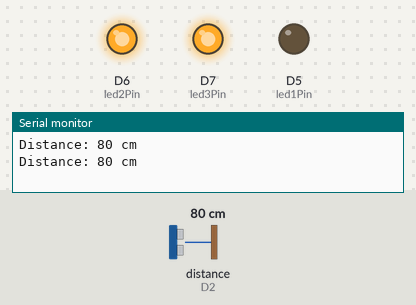
A sketch run on a simulated ESP8266 (NodeMCU). Shown: output pins drawn as LEDs (lit = HIGH), the last lines printed to the serial monitor. Wiring (inferred from the names in the program): ultrasonic range finder: trigger D1; echo D2. Dashed ring = blinking. Inputs (shaded band) come from the test bench; at power-on: distance to the obstacle (sensor on D2) 80 cm. The echo pulse lasts 58.3 µs per cm; pins used as bus, display or sensor lines are not drawn.

Above: at 1.8 s.
1.9 s: distance to the obstacle (sensor on D2) set to 65 cm
3.4 s: distance to the obstacle (sensor on D2) set to 56 cm
At 5.2 s:
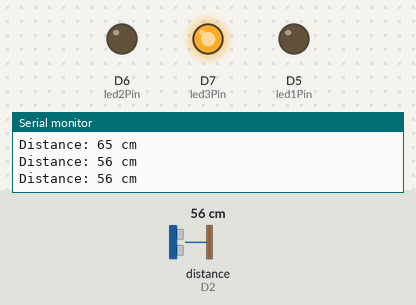
5.5 s: distance to the obstacle (sensor on D2) set to 31 cm
7.2 s: distance to the obstacle (sensor on D2) set to 26 cm
At 8.7 s:
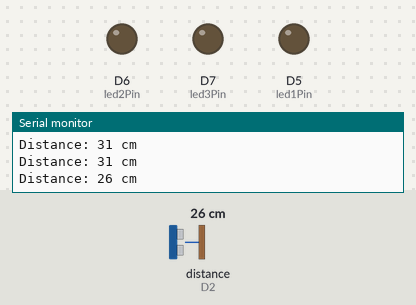
9.5 s: distance to the obstacle (sensor on D2) set to 13 cm
11.3 s: distance to the obstacle (sensor on D2) set to 10 cm
At 13.0 s:
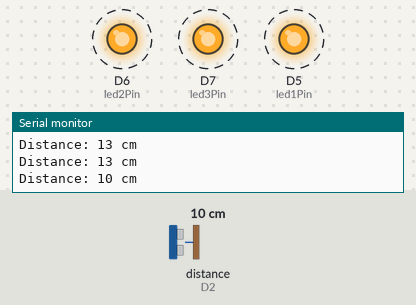
Timing chart, 0 to 16.4 s (numbered marks = the images above; inputs shaded):
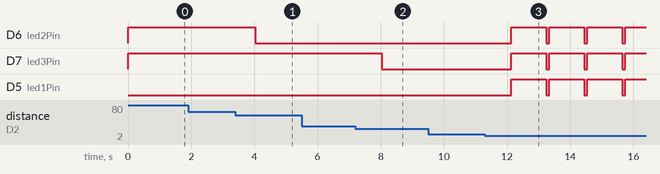

Measured:
- the behaviour switches between 60 and 59 cm on distance to the obstacle (sensor on D2) (found by bisection; images 0 and 1)
- the behaviour switches between 30 and 29 cm on distance to the obstacle (sensor on D2) (found by bisection; images 1 and 2)
- the behaviour switches between 12 and 11 cm on distance to the obstacle (sensor on D2) (found by bisection; images 2 and 3)
- after the input at 3.4 s, D6 (led2Pin): HIGH → LOW after 0.62 s
- after the input at 7.2 s, D7 (led3Pin): HIGH → LOW after 0.83 s
- after the input at 11.3 s, D6 (led2Pin), D7 (led3Pin), D5 (led1Pin): alternates HIGH for 1.1 s and LOW for 0.10 s, starting after 0.84 s

The sketch:

09092024_SENSOR_PARKIR2.ino
```cpp
// Definisikan pin untuk LED dan sensor ultrasonik
const int trigPin = D1;
const int echoPin = D2;
const int led1Pin = D5;
const int led2Pin = D6;
const int led3Pin = D7;

// Konstanta untuk jarak
const long interval = 1000; // Interval untuk mengukur jarak dalam milidetik
long duration;
int distance;

void setup() {
  // Mulai komunikasi serial
  Serial.begin(115200);

  // Set pin mode
  pinMode(trigPin, OUTPUT);
  pinMode(echoPin, INPUT);
  pinMode(led1Pin, OUTPUT);
  pinMode(led2Pin, OUTPUT);
  pinMode(led3Pin, OUTPUT);
}

void loop() {
  // Menghitung jarak menggunakan sensor ultrasonik
  digitalWrite(trigPin, LOW);
  delayMicroseconds(2);
  digitalWrite(trigPin, HIGH);
  delayMicroseconds(10);
  digitalWrite(trigPin, LOW);

  duration = pulseIn(echoPin, HIGH);
  distance = (duration / 2) / 29.1; // Menghitung jarak dalam cm

  // Tampilkan jarak di Serial Monitor
  Serial.print("Distance: ");
  Serial.print(distance);
  Serial.println(" cm");

  // Kontrol LED berdasarkan jarak
  if (distance < 12) {
    digitalWrite(led1Pin, LOW);
    digitalWrite(led2Pin, LOW);
    digitalWrite(led3Pin, LOW);
    delay(100); // Waktu berkedip
    digitalWrite(led1Pin, HIGH);
    digitalWrite(led2Pin, HIGH);
    digitalWrite(led3Pin, HIGH);
    delay(100); // Waktu berkedip
  } else if (distance < 30) {
    digitalWrite(led1Pin, LOW);
    digitalWrite(led2Pin, LOW);
    digitalWrite(led3Pin, LOW);
  } else if (distance < 60) {
    digitalWrite(led1Pin, LOW);
    digitalWrite(led2Pin, LOW);
    digitalWrite(led3Pin, HIGH);
  } else if (distance < 100) {
    digitalWrite(led1Pin, LOW);
    digitalWrite(led2Pin, HIGH);
    digitalWrite(led3Pin, HIGH);
  } else {
    digitalWrite(led1Pin, HIGH);
    digitalWrite(led2Pin, HIGH);
    digitalWrite(led3Pin, HIGH);
  }

  delay(interval);
}
```
